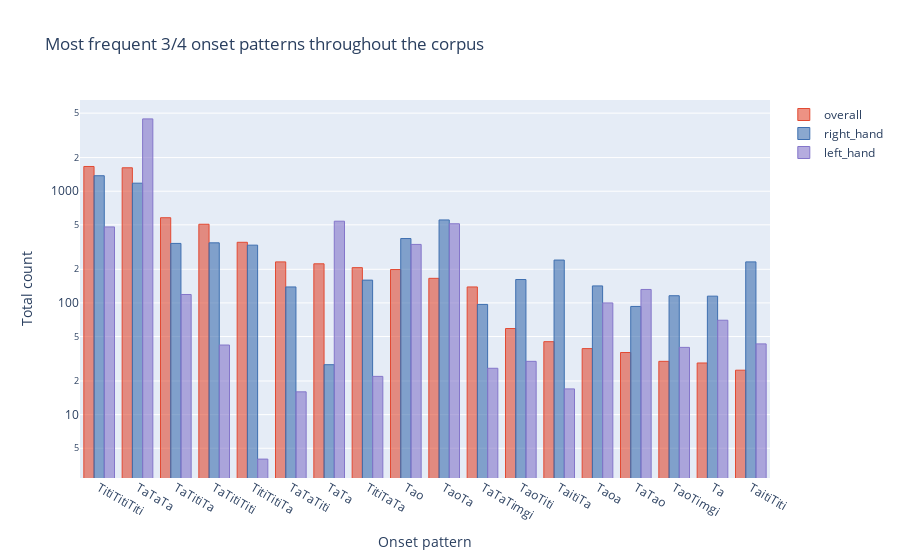

Notebook code for this chart:
### Markdown cell above
### Most frequent rhythms in triple meter (3/4)

The most frequent rhythms among the triple meter dances are once again composed of the most basic rhythmic cells mentioned above, although especially the right hand also frequently features rhythms with the dotted rhythms `Taiti` (dotted quarter plus eighth) and `Timgi` (dotted eight plus sixteenth).

In both cases, the patterns including faster note values (eighths and sixteenths) occur more rarely or not at all in the left hand. This reflects the general listening impression (see below) that very often the left hand sticks to stereotypical chordal accompagniments while the right hand adds more motioned melodies above. The most typical chordal accompagniments - both consisting of quarter notes only - can be onomatopoetically baptized "oom-pah"  and "oom-pah-pah" (see examples in the next sections).

### Code cell
pd.read_csv(os.path.join(data_tsv, 'onset_pattern_triple.tsv'), sep='\t', index_col=0).iplot('bar', 
               layout=dict(yaxis={'type': 'log', 
                                  'title': 'Total count'},
                           xaxis={'title': 'Onset pattern'},
                           title='Most frequent 3/4 onset patterns throughout the corpus'))

### Figure 1 — Plotly figure (JSON) as saved in the notebook; plotly's stock layout.template omitted (floating-point values rounded to 4 significant figures)
{"data": [{"marker": {"color": "rgba(226, 74, 51, 0.6)", "line": {"color": "rgba(226, 74, 51, 1.0)", "width": 1}}, "name": "overall", "orientation": "v", "text": "", "type": "bar", "x": ["TitiTitiTiti", "TaTaTa", "TaTitiTa", "TaTitiTiti", "TitiTitiTa", "TaTaTiti", "TaTa", "TitiTaTa", "Tao", "TaoTa", "TaTaTimgi", "TaoTiti", "TaitiTa", "Taoa", "TaTao", "TaoTimgi", "Ta", "TaitiTiti"], "y": [1665, 1621, 579, 506, 349, 233, 224, 207, 199, 166, 139, 59, 45, 39, 36, 30, 29, 25]}, {"marker": {"color": "rgba(62, 111, 176, 0.6)", "line": {"color": "rgba(62, 111, 176, 1.0)", "width": 1}}, "name": "right_hand", "orientation": "v", "text": "", "type": "bar", "x": ["TitiTitiTiti", "TaTaTa", "TaTitiTa", "TaTitiTiti", "TitiTitiTa", "TaTaTiti", "TaTa", "TitiTaTa", "Tao", "TaoTa", "TaTaTimgi", "TaoTiti", "TaitiTa", "Taoa", "TaTao", "TaoTimgi", "Ta", "TaitiTiti"], "y": [1376, 1180, 341, 345, 329, 139, 28, 160, 377, 553, 97, 162, 242, 142, 93, 116, 115, 233]}, {"marker": {"color": "rgba(132, 118, 202, 0.6)", "line": {"color": "rgba(132, 118, 202, 1.0)", "width": 1}}, "name": "left_hand", "orientation": "v", "text": "", "type": "bar", "x": ["TitiTitiTiti", "TaTaTa", "TaTitiTa", "TaTitiTiti", "TitiTitiTa", "TaTaTiti", "TaTa", "TitiTaTa", "Tao", "TaoTa", "TaTaTimgi", "TaoTiti", "TaitiTa", "Taoa", "TaTao", "TaoTimgi", "Ta", "TaitiTiti"], "y": [479, 4439, 119, 42, 4, 16, 539, 22, 334, 511, 26, 30, 17, 100, 132, 40, 70, 43]}], "layout": {"autosize": true, "title": {"text": "Most frequent 3/4 onset patterns throughout the corpus"}, "xaxis": {"autorange": true, "range": [-0.5, 17.5], "title": {"text": "Onset pattern"}, "type": "category"}, "yaxis": {"autorange": true, "range": [0.4329, 3.816], "title": {"text": "Total count"}, "type": "log"}}}
